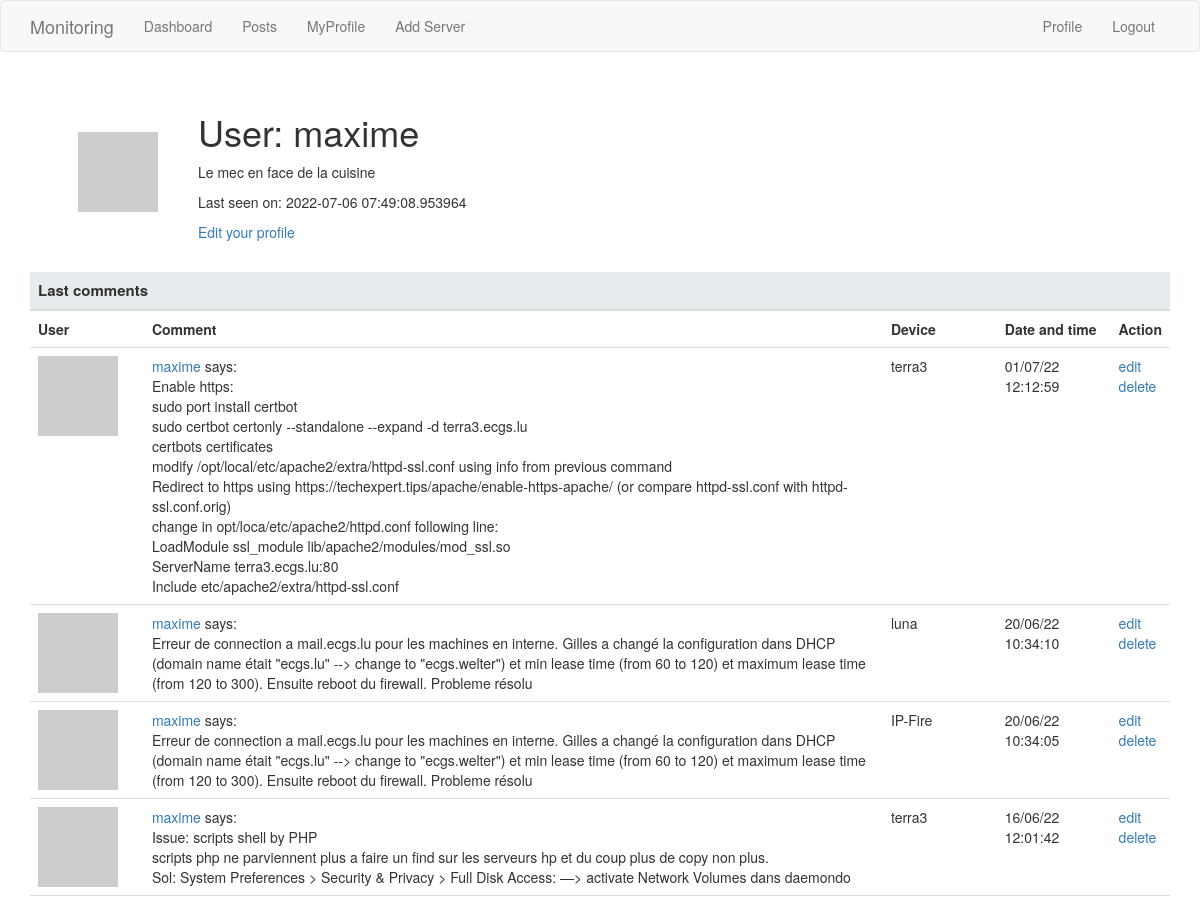
The app's page /user/maxime (signed in, upper part), older data.
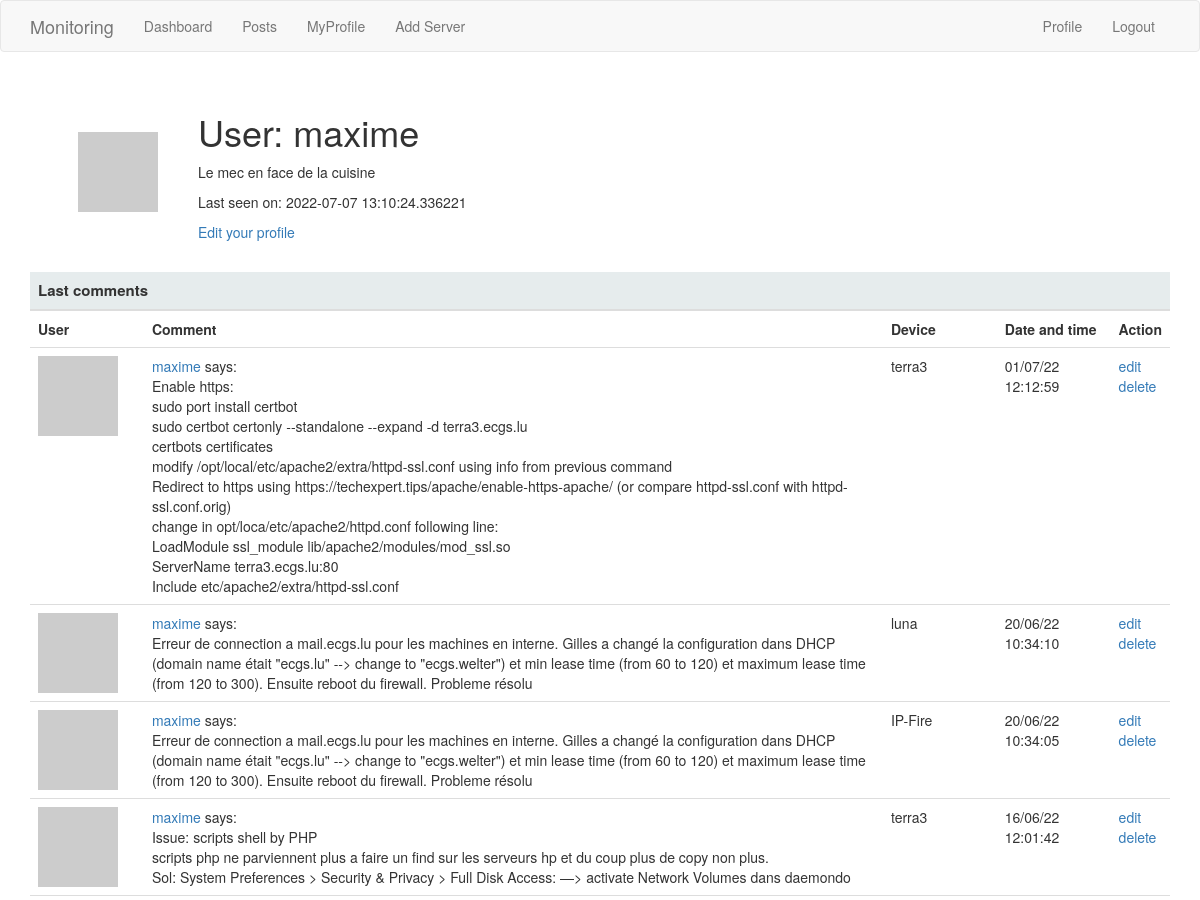
The same page, newer data.
### webapp/models.py (models this page shows, shortened)
class User(UserMixin, db.Model):
    __tablename__ = 'user'
    id = db.Column(db.Integer, primary_key=True)
    username = db.Column(db.String(64), index=True, unique=True)
    email = db.Column(db.String(120), index=True, unique=True)
    password_hash = db.Column(db.String(128))
    posts = db.relationship('Post', backref='author', lazy='dynamic')
    about_me = db.Column(db.String(140))
    last_seen = db.Column(db.DateTime, default=datetime.utcnow)
    def avatar(self, size):
        digest = md5(self.email.lower().encode('utf-8')).hexdigest()
        return 'https://www.gravatar.com/avatar/{}?d=identicon&s={}'.format(
            digest, size)

### webapp/routes.py (the view)
@app.route('/user/<username>')
@login_required
def user(username):
        user = User.query.filter_by(username=username).first_or_404()
        posts = Post.query.order_by(Post.timestamp.desc()).filter_by(user_id=user.id)
        return render_template('user.html', user=user, posts=posts)

### webapp/models.py (called while the page is built)
@login.user_loader
def load_user(id):
    return User.query.get(int(id))

### webapp/routes.py (called while the page is built)
@app.before_request
def before_request():
    if current_user.is_authenticated:
        current_user.last_seen = datetime.utcnow()
        db.session.commit()

### webapp/templates/user.html (shortened to what this page needs)
{% extends "base.html" %}
{% block content %}
<div class="container">
    <div class="margin">
        <table class="myProfile">
            <tr valign="center">
                <td><img src="{{ user.avatar(100) }}"></td>
                <td>
                    <h1>User: {{ user.username }}</h1>
                    {% if user.about_me %}<p>{{ user.about_me }}</p>{% endif %}
                    {% if user.last_seen %}<p>Last seen on: {{ user.last_seen }}</p>{% endif %}
                    {% if user == current_user %}
                        <p><a href="{{ url_for('edit_profile') }}">Edit your profile</a></p>
                    {% endif %}
                </td>
            </tr>
        </table>
        {% include 'table_post.html' %}
        {% endblock %}

Row changes from the older to the newer data that the page shows:
changed User "maxime": last_seen "2022-07-06 07:49:08.953964" → "2022-07-07 13:10:24.336221"
